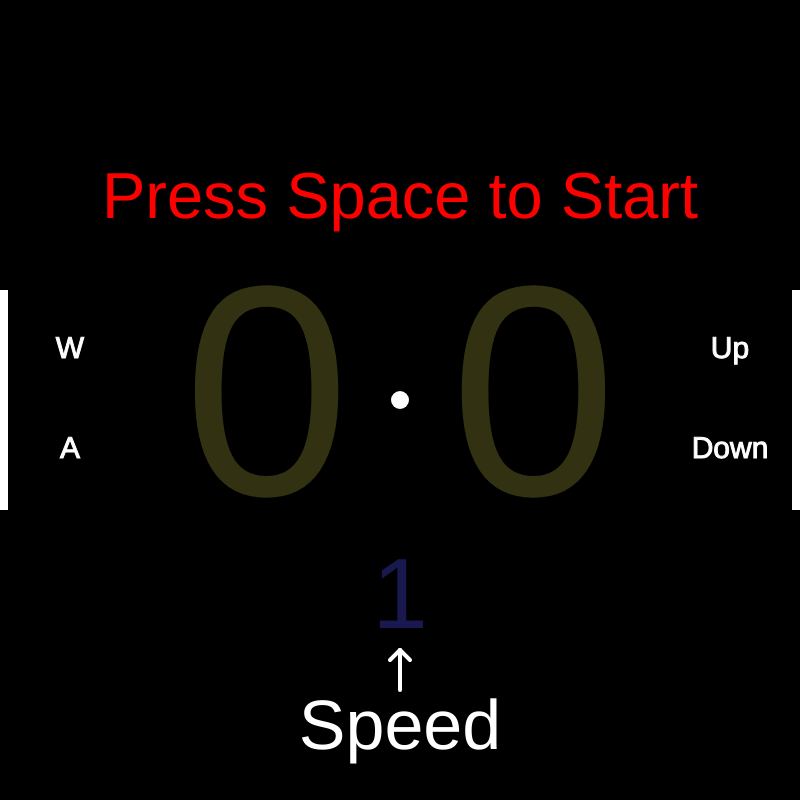
Frame 1 (no input)
Frame 60 (no input): identical to frame 1, image omitted
Frame 120 (the mouse pressed at the canvas centre since frame 60): identical to frame 1, image omitted

The p5.js sketch that drew this single still picture (run headless with seeded random() and noise() and a simulated clock; from frame 60 on, the mouse is pressed at the canvas centre):

// p5.js sketch
// ── sketch.js
var posx = 400;
var xspeed = 0;
var posy = 400;
var yspeed = 0;
var ydir;
var xdir;
var timer = 5;
var stopped = true;
var p1y = 290;
var p2y = 290;
var p1score = 0;
var p2score = 0;
var speed = 3;
var f = 100;
var bounces = 0;
var first = true;

function setup() {
    var cnv = createCanvas(800, 800);
    var x = (windowWidth - width) / 2;
    var y = ((windowHeight - height) / 2);
    cnv.position(x, y);
    frameRate(f);
}

function draw() {
    background(0);
    
    movement();
    
    if (first) {
        fill(255);
        textSize(70);
        textAlign(CENTER, CENTER);
        text("Speed", 400, 730);
        stroke(255);
        strokeWeight(4);
        line(400, 690, 400, 650);
        line(400, 650, 390, 660);
        line(400, 650, 410, 660);
        
        strokeWeight(1);
        textSize(30);
        text("Up", 730, 350);
        text("Down", 730, 450);
        text("W", 70, 350);
        text("A", 70, 450);
    }
    
    // SCORE COUNTER
    fill(255, 255, 100, 50);
    textAlign(RIGHT, CENTER);
    noStroke();
    textSize(300);
    text(p1score, 350, 412);
    
    textAlign(LEFT, CENTER);
    text(p2score, 450, 412);
    
    // SPEED
    textAlign(CENTER, CENTER);
    fill(80, 80, 255, 80);
    textSize(100);
    text(int(1+bounces/4), 400, 600);
    
    // BALL
    fill(255);
    noStroke();
    ellipse(posx, posy, 18, 18);
    
    
    
    
    // CHECKS FOR COLLISIONS
    if ((posx <= 8+9) && ((posy >= p1y) && (posy <= p1y + 220))) {
        xspeed = -xspeed;
        posx = 8+9;
        bounces++;
    } else if ((posx >= 792-9) && ((posy >= p2y) && (posy <= p2y + 220))) {
        xspeed = -xspeed;
        posx = 792-9;
        bounces++;
    }
    if (posx >= 809) {
        reset();
        p1score++;
    } else if (posx <= -9) {
        reset();
        p2score++;
    }
   
    if (posy >= 791 || posy <= 9) {
        yspeed = -yspeed;
    }
    
    
    // MOUSE RESET
    if ((keyIsDown(32)) && (stopped)) {
        setSpeeds();
        mouseIsPressed = false;
        first = false;
    }
    if (stopped) {
        fill(255, 0, 0);
        textAlign(CENTER, CENTER);
        textSize(65);
        text("Press Space to Start", 400, 200)
    }
    
    
    // MAKE PADDLE
    fill(255);
    noStroke();
    rect(0, p1y, 8, 220);
    rect(792, p2y, 8, 220);
    
    
    // FIXING MISSING PADDLE
    if (p1y <= -220) {
        p1y = 799;
    } else if (p1y >= 800) {
        p1y = -221;
    } else if (p2y <= -220) {
        p2y = 799;
    } else if (p2y >= 800) {
        p2y = -221;
    }
    
    
  /* SWITCHED TO keyIsDown, can take multiple inputs
  // IF SAME TIME INPUT
    if ((keyCode === 83) && (keyCode === DOWN_ARROW) && (keyIsPressed)) {
        p1y = p1y + 2;
        p2y = p2y + 2;
    } else if ((keyCode === 87) && (keyCode === UP_ARROW) && (keyIsPressed)) {
        p1y = p1y - 2;
        p2y = p2y - 2;
    } else if ((keyCode === 83) && (keyCode === UP_ARROW) && (keyIsPressed)) {
        p2y = p2y - 2;
        p1y = p1y + 2;
    } else if ((keyCode === 87) && (keyCode === DOWN_ARROW) && (keyIsPressed)) {
        p2y = p2y + 2;
        p1y = p1y - 2;
    }*/
    
    
    
    //timer = 5;
    
    // if (frameCount % 60 == 0 && timer > 0) { // if the frameCount is divisible by 60, then a second has passed. it will stop at 0
    //     timer --;
    // }
    // if (timer != 0) {
    //     stroke(255);
    //     fill(255);
    //     textAlign(CENTER, CENTER);
    //     textSize(100);
    //     text(timer, width/2, height/2);
    // }
}



function setSpeeds() {
    stopped = false;
    
    xspeed = random(3, 4);
    yspeed = random(.5, 4);
    
    xdir = random(-1, 1);
    ydir = random(-1, 1);
    
    if (xdir === 0) {
        xdir = random(-1, 1);
    }
    if (ydir === 0) {
        ydir = random(-1, 1);
    }
    if (xdir < 0) {
        xspeed = -xspeed;
    }
    if (ydir < 0) {
        yspeed = -yspeed;
    }
}

function reset() {
    stopped = true;
    posx = 400;
    posy = 400;
    xspeed = 0;
    yspeed = 0;
    bounces = 0;
    //tiimer();
}

function keyPressed() {
    
}

function movement() {
    // MOVE PADDLE
    if (keyIsDown(DOWN_ARROW)) {
        p2y = p2y + 2*speed;
    } else if (keyIsDown(UP_ARROW)) {
        p2y = p2y - 2*speed;
    }
    
    if (keyIsDown(83)) {
        p1y = p1y + 2*speed;
    } else if (keyIsDown(87)) {
        p1y = p1y - 2*speed;
    }
    for (let i=0; i<=bounces; i+=4) {
    posx = posx + xspeed;
    posy = posy + yspeed;
    }
}
